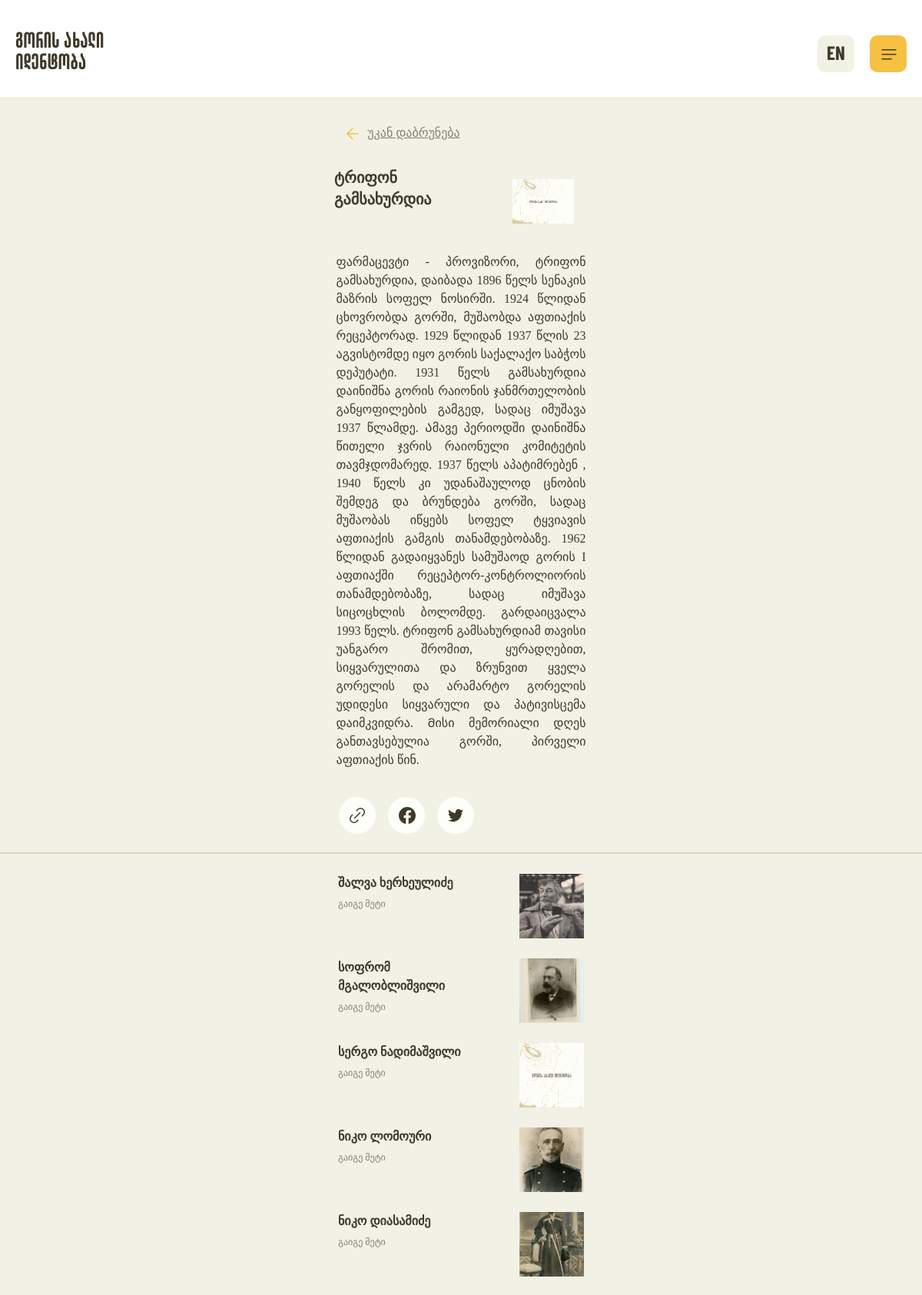
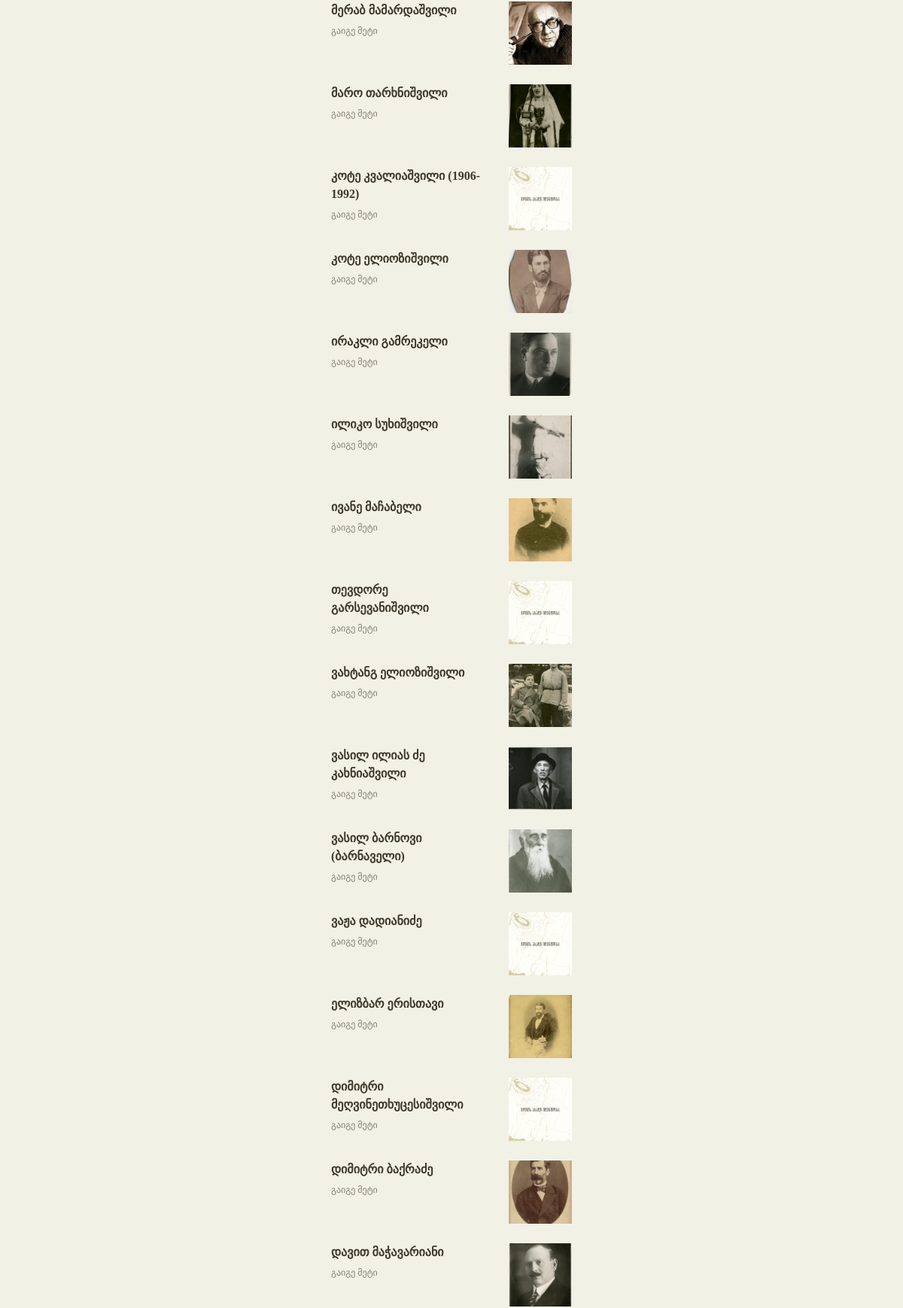
Screenshot of /humans/31/ka/ (upper part) with the database file from the repository (2 pictures, top to bottom).
### transl/models.py (models this page shows, shortened)
class MultilanguageTextAbstract(models.Model):
    text_en = models.CharField(default='', max_length=120)
    text_ka = models.CharField(default='', max_length=120)
    slug = models.SlugField(null=True, blank=True, max_length=40,
        default='transl_slug')
    def __str__(self):
        lang = get_language()
        if not lang:
            lang = 'en'
        current_lang_fieldname = f'text_{lang[:2]}'
        try:
            return getattr(self, current_lang_fieldname)
        except:
            return self.text_en
    class Meta:
        abstract = True

class MultilanguageText(MultilanguageTextAbstract):
    pass

class MultilanguageTextField(MultilanguageTextAbstract):
    text_en = models.TextField(default='',)
    text_ka = models.TextField(default='',)

### gori/models.py (models this page shows)
class Human(models.Model):
    post_title =  models.ForeignKey(MultilanguageTextField, on_delete=models.CASCADE, related_name='humans', null=True)
    post_text =  models.ForeignKey(MultilanguageTextField, on_delete=models.CASCADE, related_name='huamnstext', null=True)
    post_image_description =  models.ForeignKey(MultilanguageTextField, on_delete=models.CASCADE, related_name='humanimgdescription', null=True, blank=True)
    post_img = models.ImageField(upload_to = "humansimg", null=True, blank=True, default='humansimg/default.png')
    post_cover_img = models.ImageField(upload_to = "humanscoverimg", null=True, blank=True, default='None')
    def __str__(self):
        return str(self.post_title)

### gori/views.py (the view)
# urls.py: path('humans/<int:id>/<lang:lang>/', humans_detail, name='humans_detail'),
def humans_detail(request, lang, id):
	allpost = Human.objects.all()
	all_post = []
	for i in allpost:
		if i.id == id:
			continue
		all_post.insert(0, i)
	try:
		human = Human.objects.get(id=id)
	except History.DoesNotExist:
		raise Http404('Post does not exist')
	return render(request, 'humans_detail.html', context={'lang':lang, 'human': human,'humans':all_post})

### gorimaps/converters.py (called while the page is built)
    def to_python(self, value):
        activate(value)
        return value

    def to_url(self, value):
        return value

### transl/templatetags/transl_extras.py (called while the page is built)
@register.simple_tag
def t(tslug):
    try:
        tobj = MultilanguageTextField.objects.get(slug=tslug)
        return tobj.__str__()
    except:
        try:
            tobj = MultilanguageText.objects.get(slug=tslug)
            return tobj.__str__()
        except:
            return ''

### gori/templates/humans_detail.html (shortened to what this page needs)
{% extends "base.html" %}
{% load static %}
{% block content %}
{% load transl_extras %}
<head>
		<link rel="stylesheet" href="{% static '/css/humans.css' %}">
			<link rel="stylesheet" href="{% static '/css/detail_post.css' %}">
			<link rel="stylesheet" href="{% static '/css/IIblock.css' %}">
</head>
<center>
<div class="post_detail_mobile">
<div class="post_first_block_mobile">
	<a class="post_go_back_mobile" href="{% url 'humans' lang=lang %}"><img src="{% static '/icons/Iconleft.svg' %}" style="position: relative; top:4px; margin-right: 11px">{% t 'back' %}</a>
	<span class="post_title_mobile" style="height: auto; width:60%; float:left; margin-left:10px">{{human}}</span>
	<img src="{% static human.post_img %}" class="post_img_mobile_human" >
	</div><br><br><br><br><br><br>
	<div class="post_first_block_mobile">
	<span class="post_text_mobile" style="margin-top:35px">{{human.post_text}}</span>
<div class="post_social_divs" style="margin-top:0; float:left"><img src="{% static '/icons/Iconlink.svg' %}" style="width: 20px; height: 20px; margin-left: 14px; margin-top: 14px; float: left;"></div>
<div class="post_social_divs" style="margin-top:0; float:left"><img src="{% static '/icons/Vectorfb.svg' %}" style="width: 22px; height: 22px; margin-left: 13.5px; margin-top: 13px; float: left;"></div>
<div class="post_social_divs" style="margin-top:0; float:left"><img src="{% static '/icons/vectortw.svg' %}" style="width: 20px; height: 20px; margin-left: 14px; margin-top: 14px; float: left;"></div><br><br>
</div><div class="post_line"></div>
	{% for human in humans %}
	<a href="{% url 'humans_detail' lang=lang id=human.id %}">
	<div class="humans_mobile_posts">
		<span class="humans_mobile_post_header">{{human.post_title}}</span>
		<img src="{% static human.post_img %}" class="humans_post_img_mobile">
		<span class="get_more_mobile_post">{% t 'learnmore' %}</span>
	</div>
	</a>
	{% endfor %}
</center>
<br><br><br><br><br>
{% endblock %}

### templates/parts/navbar.html (shortened to what this page needs)
{% load static %}
{% load i18n %}
{% load transl_extras %}
<nav class="navbar">
    <link rel="stylesheet" href="{% static '/css/navbar.css' %}">
    {% if lang == 'ka' %}
    <a class="navheader" href="{% url 'index_page' lang=lang %}">{% t "new_identity_of_gori" %}</a>
    {% else %}
    <a class="navheaderen" href="{% url 'index_page' lang=lang %}">{% t "new_identity_of_gori" %}</a>
    {% endif %}
    <div class="menu" onclick="openNav()">
    <img class="iconmenu" src="{% static '/icons/Iconmenu.svg' %}"></div>
<div class="map">
  {% if lang == 'ka' %}
  <center>
    <a href="../en" style="color: #3E3A2B; text-decoration: none; font-family:BarlowCondensedBold; font-size: 25px; margin-top: 7px; display:inline-block;">EN</a></center>
  {% else %}
  <center>
    <a href="../ka" style="color: #3E3A2B; text-decoration: none; font-family:BarlowCondensedBold; font-size: 25px; margin-top: 7px; display:inline-block;">KA</a></center>
  {% endif %}
</div>
</nav>

### static/css/style.css (style rules this page uses)
body { background: #F1F1E6; overflow-x: hidden !important; margin: 0; padding: 0; }
html, body { max-width: 100%; overflow-x: hidden; }

### static/css/navbar.css (style rules this page uses)
.navbar { position: block; width: 100%; height: 140px; border: red; background: white; }
.navheader { position: block !important; display: inline-block; width: 247px; height: 28px; margin-top: 56px; font-family: 'LGVAnastasia'; font-style: normal; font-weight: 400; font-size: 44px; line-height: 28px; text-decoration: none; color: #3E3A2B; }
.map { display: none; }
.menu { display: none; }
.iconmenu { position: block; display: inline-block; margin-top: 17px; margin-left: 15px; }
@media only screen and (max-width: 1295px) { ::placeholder { font-family: 'FiraGO'; font-style: normal; font-weight: 400; font-size: 16px; line-height: 24px; color: #FEFEF8; } }
@media only screen and (max-width: 1295px) { .navbar { position: block; width: 100%; height: 126px; } }
@media only screen and (max-width: 1295px) { .navheader { position: block; width: 116px; display: inline-block; height: 56px; left: 0; right: 0; margin-top: 36px; margin-left: 20px; margin-right: auto; top: 20px; font-family: 'LGVAnastasia'; font-style: normal; font-weight: 400; font-size: 38px; line-height: 28px; color: #3E3A2B; } }
@media only screen and (max-width: 1295px) { .map { display: inline-block; position: block; width: 48px; height: 48px; float: right; margin-top: 46px; margin-right: 20px; background: #F1F1E6; border-radius: 10px; } }
@media only screen and (max-width: 1295px) { .menu { display: inline-block; margin-right: 20px; position: block; width: 48px; height: 48px; margin-top: 46px; float: right; background: #F6C042; border-radius: 10px; } }

### static/css/humans.css (style rules this page uses)
@media only screen and (max-width: 1296px) { .humans_mobile_posts { width: 320px; height: 84px; margin-top: 26px; } }
@media only screen and (max-width: 1296px) { .humans_mobile_post_header { display: inline-block; float: left; text-align: left; font-family: 'FiraGO'; font-style: normal; font-weight: 600; font-size: 16px; line-height: 24px; width: 65%; color: #3E3A2B; } }
@media only screen and (max-width: 1296px) { .humans_post_img_mobile { object-fit: cover; width: 84px; height: 84px; float: right; } }
@media only screen and (max-width: 1296px) { .get_more_mobile_post { font-family: 'FiraGO'; font-style: normal; font-weight: 400; font-size: 12px; line-height: 21px; float: left; display: flex; margin-top: 5px; align-items: center; color: #848177; } }

### static/css/detail_post.css (style rules this page uses)
.post_detail_mobile { display: none; }
@media only screen and (max-width: 1296px) { .post_detail_mobile { display: block !important; } }
.post_go_back_mobile { width: 200px; height: 24px; display: block; margin-top: 36px; margin-right: 150px; font-family: 'FiraGO'; font-style: normal; font-weight: 400; font-size: 16px; line-height: 21px; color: #848177; }
.post_first_block_mobile { width: 350px; }
.post_text_mobile { width: 325px; display: block; margin-top: 24px; margin-bottom: 36px; font-family: 'FiraGO'; font-style: normal; font-weight: 400; font-size: 16px; text-align: justify; line-height: 24px; color: #3E3A2B; }
.post_img_mobile_human { float: right; width: 80px; height: 80px; margin-right: 8%; display: inline-block; object-fit: contain; margin-top: 36px; }
.post_title_mobile { width: 300px; height: 84px; display: block; margin-top: 31px; text-align: left; font-family: 'FiraGO'; font-style: normal; font-weight: 600; font-size: 20px; line-height: 28px; color: #3E3A2B; }
.post_line { width: 100%; height: 0px; display: block; margin-top: 36px; border: 1px solid #D9D9BB; }
.post_social_divs { margin-top: 32px; margin-left: 16px; display: inline-block; width: 48px; height: 48px; border-radius: 50%; background-color: #FEFEF8; }

### rows the page displays
MultilanguageText: text_ka "გორის ახალი იდენტობა"
MultilanguageText: text_ka "უკან დაბრუნება"
Human: post_title.text_ka "ტრიფონ გამსახურდია", post_img (placeholder picture), post_text "ფარმაცევტი - პროვიზორი, ტრიფონ გამსახურდია, დაიბადა 1896 წელს სენაკის მაზრის სოფელ ნოსირში. 1924 წლიდან ცხოვრობდა გორში, მუშაობდა აფთიაქის რეცეპტორად. 1929 წლიდან 1937 წლის 23 აგვისტომდე იყო გორის საქალაქო საბჭოს დეპუტატი. 1931 წელს გამსახურდია დაინიშნა გორის რაიონის ჯანმრთელობის განყოფილების გამგედ, სადაც იმუშავა 1937 წლამდე. Ამავე პერიოდში დაინიშნა წითელი ჯვრის რაიონული კომიტეტის თავმჯდომარედ. 1937 წელს აპატიმრებენ , 1940 წელს კი უდანაშაულოდ ცნობის შემდეგ და ბრუნდება გორში, სადაც მუშაობას იწყებს სოფელ ტყვიავის აფთიაქის გამგის თანამდებობაზე. 1962 წლიდან გადაიყვანეს სამუშაოდ გორის I აფთიაქში რეცეპტორ-კონტროლიორის თანამდებობაზე, სადაც იმუშავა სიცოცხლის ბოლომდე. გარდაიცვალა 1993 წელს. ტრიფონ…"
Human: post_title "შალვა ხერხეულიძე", post_img (picture)
MultilanguageText: text_ka "გაიგე მეტი"
Human: post_title "სოფრომ მგალობლიშვილი", post_img (picture)
Human: post_title "სერგო ნადიმაშვილი", post_img (placeholder picture)
Human: post_title "ნიკო ლომოური", post_img (picture)
Human: post_title "ნიკო დიასამიძე", post_img (picture)
Human: post_title "მერაბ მამარდაშვილი", post_img (picture)
Human: post_title "მარო თარხნიშვილი", post_img (picture)
Human: post_title "კოტე კვალიაშვილი (1906-1992)", post_img (placeholder picture)
Human: post_title "კოტე ელიოზიშვილი", post_img (picture)
Human: post_title "ირაკლი გამრეკელი", post_img (picture)
Human: post_title "ილიკო სუხიშვილი", post_img (picture)
Human: post_title "ივანე მაჩაბელი", post_img (picture)
Human: post_title "თევდორე გარსევანიშვილი", post_img (placeholder picture)
Human: post_title "ვახტანგ ელიოზიშვილი", post_img (picture)
Human: post_title "ვასილ ილიას ძე კახნიაშვილი", post_img (picture)
Human: post_title "ვასილ ბარნოვი (ბარნაველი)", post_img (picture)
Human: post_title "ვაჟა დადიანიძე", post_img (placeholder picture)
Human: post_title "ელიზბარ ერისთავი", post_img (picture)
Human: post_title "დიმიტრი მეღვინეთხუცესიშვილი", post_img (placeholder picture)
Human: post_title "დიმიტრი ბაქრაძე", post_img (picture)
Human: post_title "დავით მაჭავარიანი", post_img (picture)
